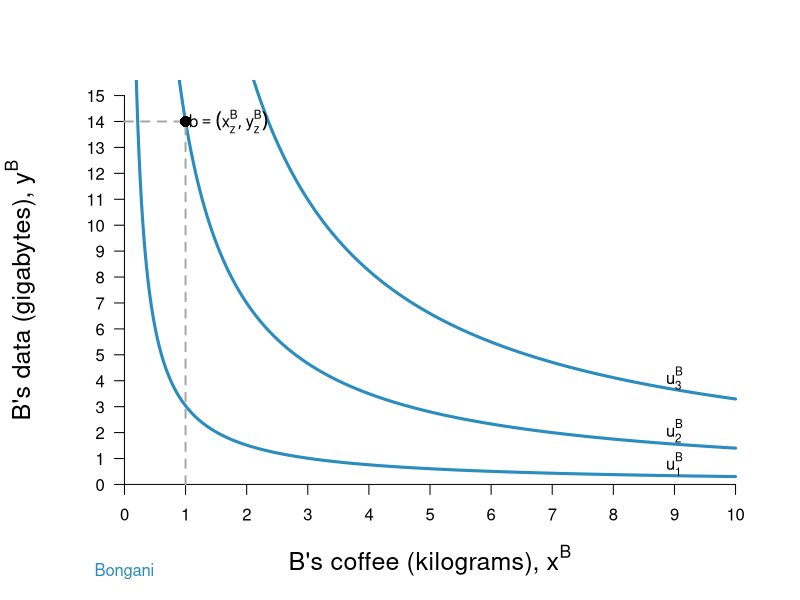

Write R code to recreate this figure.
require(ggplot2)
require(shape)
pdf(file = "fig4.4b.pdf", width = 9, height = 7)

#Set parameters for graphics
axislabelsize <- 1.5
graphlinewidth <- 3

COL <- c("#7fc97f", "#beaed4", "#fdc086", "#ffff99", "#386cb0", "#f0027f", "#bf5b17", "#666666")
COLA <- c("#99d8c9","#66c2a4","#41ae76", "#238b45", "#005824")
COLB <- c("#4eb3d3", "#2b8cbe", "#0868ac","#084081")

indiffcurveB1 <- function(x, U = sqrt(14), A = 1, a = 0.5) {
  ((((U-2)/A)*(1/x)^a)^(1/(1-a)))
}

indiffcurveB2 <- function(x, U = sqrt(14), A = 1, a = 0.5) {
  (((U/A)*(1/x)^a)^(1/(1-a)))
}

indiffcurveB3 <- function(x, U = sqrt(14), A = 1, a = 0.5) {
  ((((U+2)/A)*(1/x)^a)^(1/(1-a)))
}

#Ayanda happens to have found 8 coffee and 2 data, 
#and Bongani happens to have found 2 coffee and 13 data. 
#Ayanda's utility (8^0.5)*(2^0.5) = 4
#Bongani's utility (2^0.5)*(13^0.5) = 5.09

#COL <- c("#1B9E77", "#D95F02", "#7570B3", "#E7298A", "#66A61E", "#E6AB02", "#A6761D", "#666666")
#COL <- c("#7fc97f", "#beaed4", "#fdc086", "#ffff99")
COL <- c("#fc9272", "#fb6a4a", "#ef3b2c","#cb181d", "#99000d")
par(mar =  c(5, 5, 4, 2))
xlims <- c(0, 10)
ylims <- c(0, 15)



plot(0, 0, xlim = xlims, ylim = ylims, type = "n",
     xlab = expression(paste("B's coffee (kilograms), ", x^B)),
     ylab = expression(paste("B's data (gigabytes), ", y^B)),
     xaxt = "n", yaxt = "n", cex.lab = axislabelsize, bty = "n")

npts <- 500 
npts2 <- 501
#Specify the sequences of points for graphing. 
xx1 <- seq(xlims[1], xlims[2], length.out = npts)
#xx2 <- seq(xlims[1], xlims[2], length.out = npts)
#xx3 <- seq(xlims[1], xlims[2], length.out = npts2)
#xx4 <- seq(xlims[1], 10, length.out = npts2)

#Draw the lines for the graphs
lines(xx1, indiffcurveB1(xx1), col = COLB[2], lwd = graphlinewidth)
lines(xx1, indiffcurveB2(xx1), col = COLB[2], lwd = graphlinewidth)
lines(xx1, indiffcurveB3(xx1), col = COLB[2], lwd = graphlinewidth)
#lines(xx2, solowCondition(xx2, delta = 5), col = COL[3], lwd = 4)
#lines(xx2, solowInfeas(xx2, delta = 5), col = COL[1], lwd = 4, lty = 2)

#Customize ticks and labels for the plot
ticksy <- seq(from = 0, to = 15, by = 1)
ylabels <- seq(from = 0, to = 15, by = 1)
ticksx <- seq(from = 0, to = 10, by = 1)
xlabels <- seq(from = 0, to = 10, by = 1)
axis(1, at = ticksx, pos = 0, labels = xlabels)
axis(2, at = ticksy, pos = 0, labels = ylabels, las = 1)

#Annotation of the three graphs and the NE
text(9, .79, expression(u[1]^B))
text(9, 2.07, expression(u[2]^B))
text(9, 4.1, expression(u[3]^B))
mtext("Bongani", side=1, line=3, at=0, col= COLB[2])
#text(16, 0.52, expression(paste("Nash Equilibrium")))

#Line to label B's endowment
segments(0, 14, 1, 14, lty = 2, col = "darkgray", lwd = 2)
segments(1, 0, 1, 14, lty = 2, col = "darkgray", lwd = 2)

#Add a point for Ayanda's endowment
points(1, 14, pch = 16, col = "black", cex = 1.5)

#Annotating B's endowment
text(1.7, 14, expression(b == (list(x[z]^B, y[z]^B))))


#Arrow to Slope of BRF
#Arrows(14.2, 0.12, 12.2, 0.12, col = "black", lty = 1, lwd = 2, arr.type = "triangle")
#text(16.8, 0.12, expression(paste("Slope = ", q[p])))

#Arrow to Slope of isoprofit
#Arrows(13, 0.80, 15, 0.80, col = "black", lty = 1, lwd = 2, arr.type = "triangle")
#text(10.2, 0.80, expression(paste("Slope = ", frac(q, p))))

dev.off()
